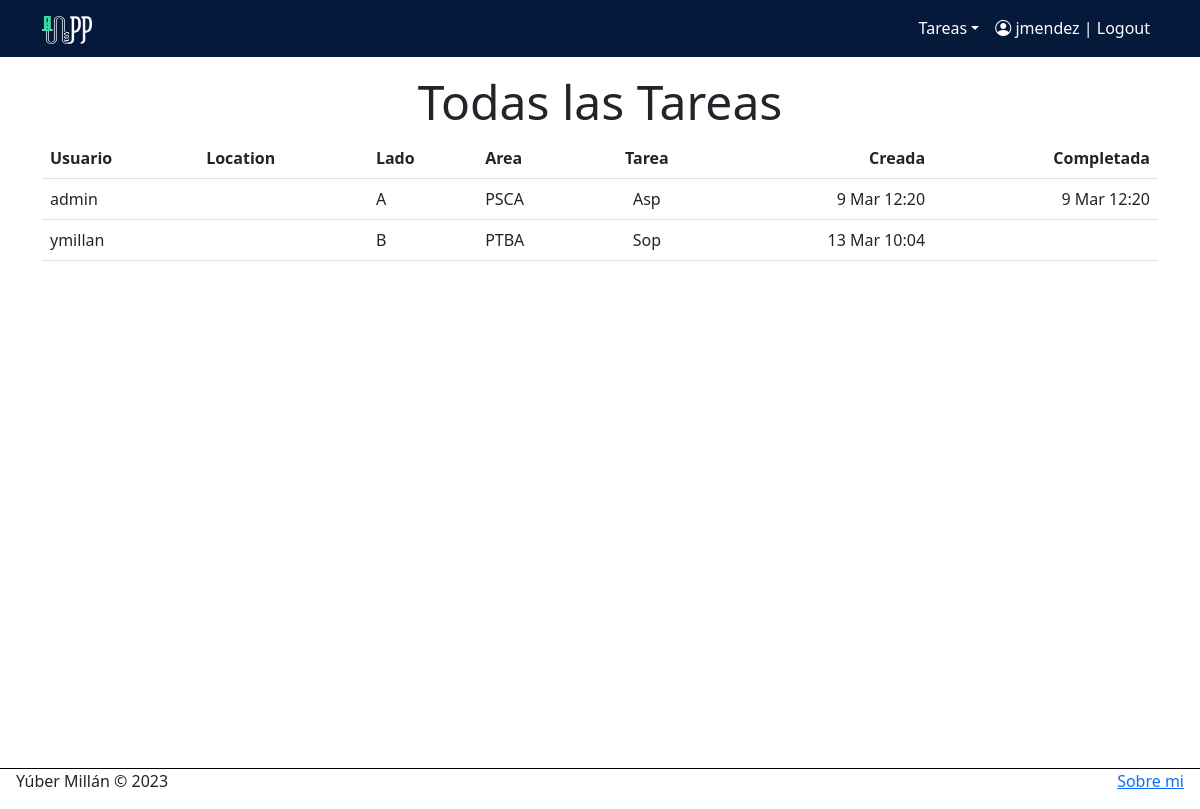
Page /all_tasks/ (signed in) on the committed database.
### tasks/models.py (models this page shows, shortened)
class Task(models.Model):
    galpon = models.IntegerField(default=1)
    user = models.ForeignKey(User, on_delete=models.CASCADE)
    location = models.CharField(choices=UBICACION, max_length=3)
    zona = models.CharField(choices=ZONAS, max_length=1, blank=True)
    area = models.CharField(choices=AREA, max_length=4, blank=True)
    tarea = models.CharField(choices=TASK, max_length=3, default=None)
    created = models.DateTimeField(auto_now_add=True)
    datecompleted = models.DateTimeField(null=True, blank=True)

### tasks/views.py (the view)
# urls.py: path('all_tasks/', views.all_tasks, name='all_tasks'),
@login_required
def all_tasks(request):
    tasks = Task.objects.all()
    return render(request, 'all_tasks.html', {"tasks": tasks})

### tasks/templates/all_tasks.html (shortened to what this page needs)
{% extends 'base.html' %} {% block content %}
<h1 class="display-5 text-center">Todas las Tareas</h1>
    <table class="table">
        <thead>
            <tr>
                <th scope="col">Usuario</th>
                <th scope="col">Location</th>
                <th scope="col">Lado</th>
                <th scope="col">Area</th>
                <th scope="col" style="text-align:center;">Tarea</th>
                <th scope="col" style="text-align:right;">Creada</th>
                <th scope="col" style="text-align:right;">Completada</th>
            </tr>
        </thead>
        {% for task in tasks %}
        <tbody>
            <tr>
                <td style="max-width: 200px;">{{task.user}} </a></td>
                <td style="max-width: 200px;">{{task.modulo}} </a></td>
                <td style="max-width: 200px;">{{task.zona}} </a></td>
                <td style="max-width: 200px;">{{task.area}} </a></td>
                <td style="max-width: 200px; text-align:center;">{{task.tarea}} </a></td>
                <td style="max-width: 200px; text-align:right;">{{task.created|date:'j M H:i'}}</a></td>
                <td style="max-width: 200px; text-align:right;">{{task.datecompleted|date:'j M H:i'}}</a></td>
            </tr>
        </tbody>
        {% endfor %}
    </table>
    {% endblock %}

### tasks/templates/_navbar.html (shortened to what this page needs)
<nav class="navbar navbar-expand-lg navbar-dark" style="background-color: #05193b;">
  <div class="container">
    <a class="navbar-brand" href="{% url 'crypto_prices' %}"><img src="/media/Lapp_Logo_sm_w.png" alt="" width="50" height="28"></a>
    <div class="collapse navbar-collapse justify-content-between" id="navbarNav">
      <ul class="navbar-nav ms-auto">
        {% if user.is_authenticated %}
        <li class="nav-item dropdown">
          <a class="nav-link active dropdown-toggle" href="#" role="button" data-bs-toggle="dropdown"
            aria-expanded="true">Tareas</a>
        <li class="nav-item"><a style="color:white;" class="nav-link btn btn-outline-secondary" href="/logout"><i
              class="bi bi-person-circle"></i> {{ user.username }} | Logout</a></li>
      {% endif %}
    </div>
  </div>
</nav>

### rows in the picture
Task: user "admin", zona "A", area "PSCA", tarea "Asp", created "9 Mar 12:20", datecompleted "9 Mar 12:20"
Task: user "ymillan", zona "B", area "PTBA", tarea "Sop", created "13 Mar 10:04"

### other values in the picture
{{ user.username }} "jmendez"
